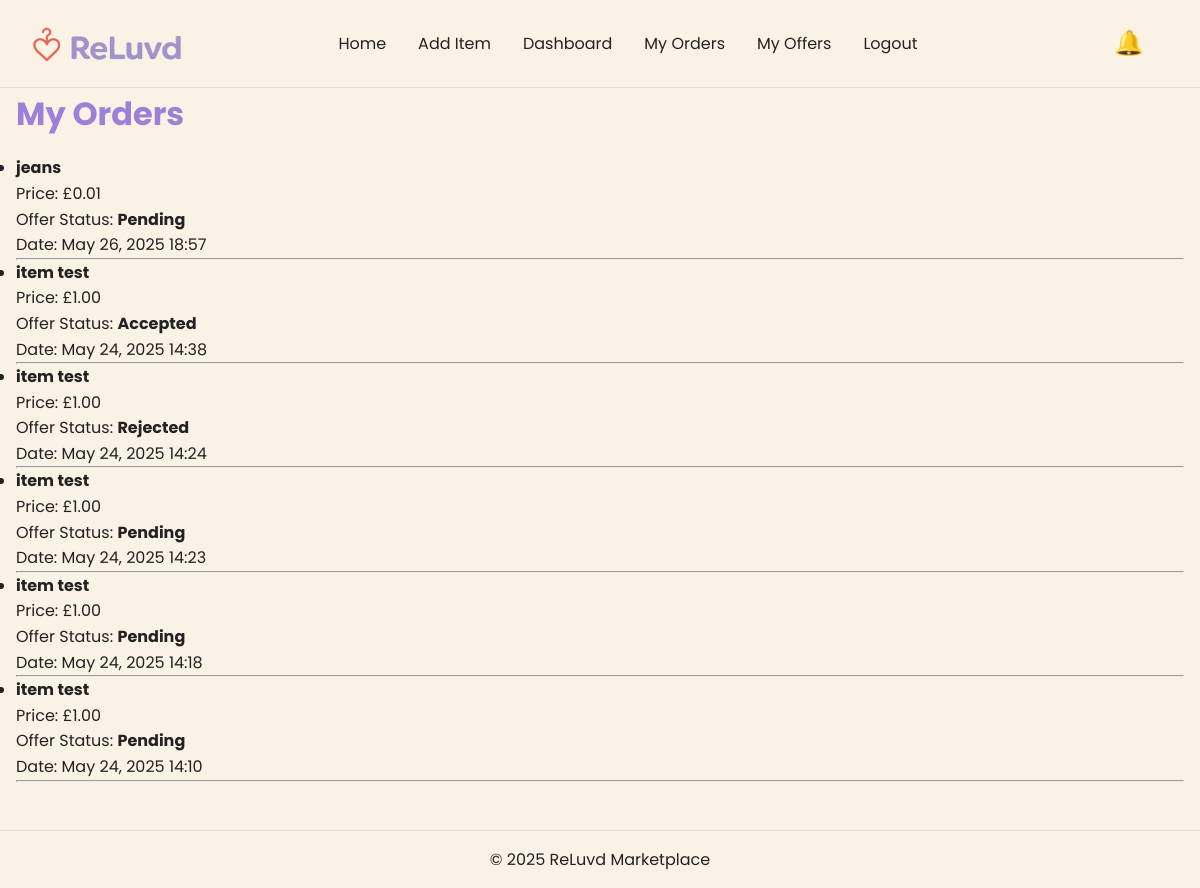
The app's page /checkout/orders/ (signed in), older data.
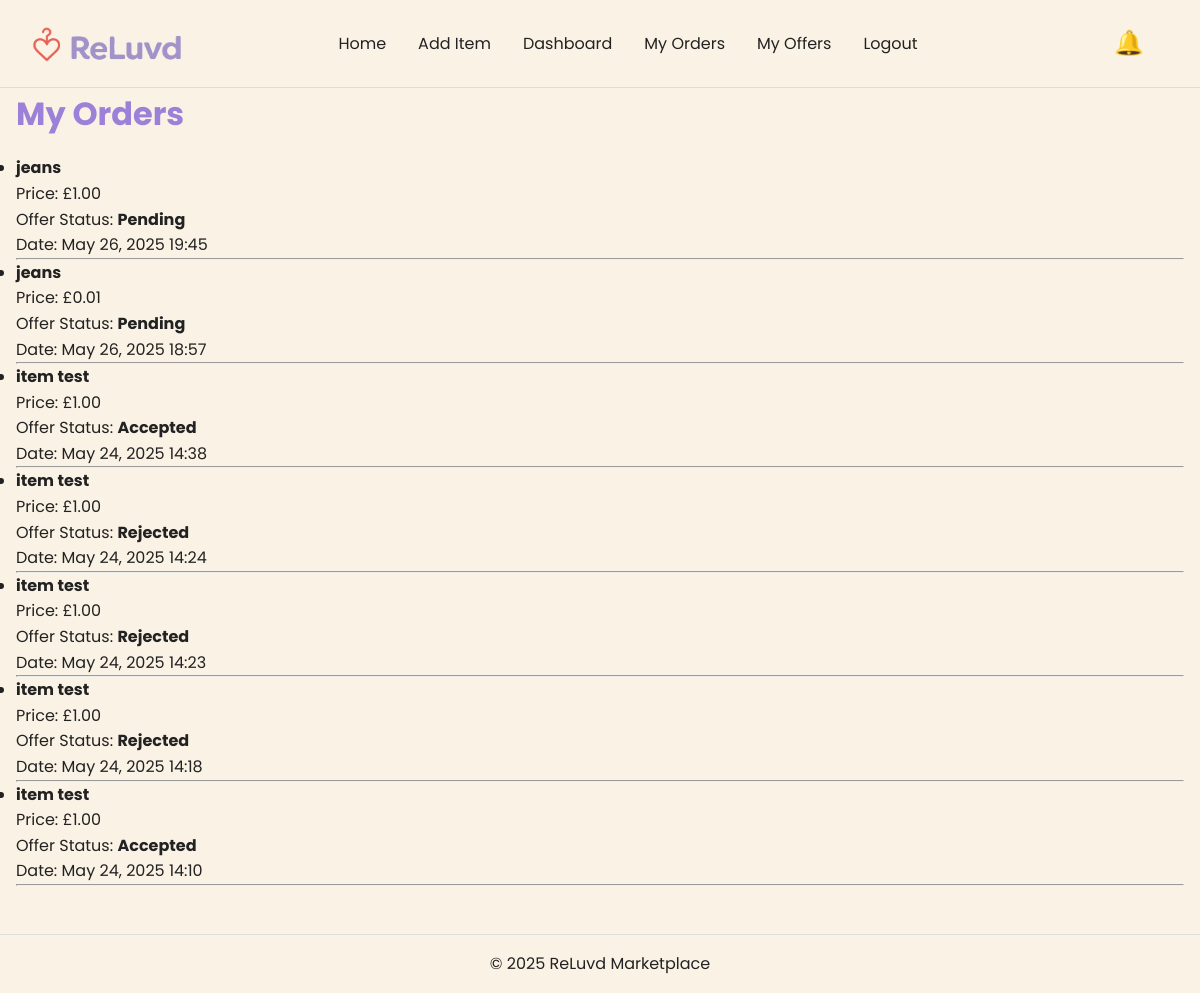
The same page, newer data.
### checkout/models.py (models this page shows, shortened)
class Order(models.Model):
    STATUS_CHOICES = [
        ("pending", "Pending"),
        ("accepted", "Accepted"),
        ("rejected", "Rejected"),
    ]
    item = models.ForeignKey(
        Item, on_delete=models.CASCADE, related_name="checkout_orders"
    )
    buyer = models.ForeignKey(settings.AUTH_USER_MODEL, on_delete=models.CASCADE)
    price = models.DecimalField(max_digits=10, decimal_places=2)
    is_offer = models.BooleanField(default=False)
    offer_note = models.TextField(blank=True)
    created_at = models.DateTimeField(auto_now_add=True)
    status = models.CharField(
        max_length=10, choices=STATUS_CHOICES, default="pending"
    )  # ✅ new

### items/models.py (models this page shows, shortened)
class Item(models.Model):
    CATEGORY_CHOICES = [
        ("fashion", "Fashion"),
        ("electronics", "Electronics"),
        ("books", "Books"),
        ("home", "Home"),
        ("other", "Other"),
    ]
    title = models.CharField(max_length=100)
    description = models.TextField()
    category = models.CharField(max_length=20, choices=CATEGORY_CHOICES)
    price = models.DecimalField(max_digits=8, decimal_places=2)
    image = models.ImageField(upload_to="item_images/", blank=True, null=True)
    seller = models.ForeignKey(User, on_delete=models.CASCADE, related_name="items")
    date_posted = models.DateTimeField(auto_now_add=True)
    is_sold = models.BooleanField(default=False)
    quantity = models.PositiveIntegerField(default=1)

### checkout/views.py (the view)
# urls.py: path("orders/", views.my_orders, name="my_orders"),
@login_required
def my_orders(request):
    orders = (
        Order.objects.filter(buyer=request.user)
        .select_related("item")
        .order_by("-created_at")
    )
    return render(request, "checkout/my_orders.html", {"orders": orders})

### items/context_processors.py (called while the page is built)
def notifications(request):
    return {"notifications": get_notifications(request.user)}

### items/utils.py (called while the page is built)
def get_notifications(user):
    if not user.is_authenticated:
        return []
    items = Item.objects.filter(seller=user)
    message_notes = Message.objects.filter(item__in=items).order_by("-created_at")[:5]
    offer_notes = Order.objects.filter(item__in=items, is_offer=True).order_by(
        "-created_at"
    )[:5]
    sold_notes = Item.objects.filter(seller=user, is_sold=True).order_by(
        "-date_posted"
    )[:5]
    return {
        "messages": message_notes,
        "offers": offer_notes,
        "sales": sold_notes,
    }

### templates/checkout/my_orders.html
{% extends "base.html" %}
{% block content %}
<main role="main" aria-labelledby="my-orders-heading">
    <h2 id="my-orders-heading">My Orders</h2>
    {% if orders %}
    <ul>
        {% for order in orders %}
        <li>
            <strong>{{ order.item.title }}</strong><br>
            Price: £{{ order.price }}<br>
            {% if order.is_offer %}
            Offer Status: <strong>{{ order.status|title }}</strong><br>
            {% endif %}
            Date: {{ order.created_at|date:"M d, Y H:i" }}
            <hr>
        </li>
        {% endfor %}
    </ul>
    {% else %}
    <p>You haven’t made any purchases or offers yet.</p>
    {% endif %}
</main>
{% endblock %}

### templates/base.html (shortened to what this page needs)
{% load static %}
<!DOCTYPE html>
<html lang="en">
<head>
    <link rel="stylesheet" href="{% static 'css/style.css' %}">
    <link rel="stylesheet" href="{% static 'css/base_header.css' %}">
</head>
<body>
    <header class="site-header" role="banner">
        <div class="container">
            <div class="header-content">
                <div class="logo">
                    <a href="/" aria-label="ReLuvd homepage">
                        <img src="{% static 'images/reluvd.png' %}" alt="ReLuvd Logo" width="150" height="auto">
                    </a>
                </div>
                <nav class="site-nav" aria-label="Main navigation">
                    <ul>
                        <li><a href="/">Home</a></li>
                        <li><a href="/add/">Add Item</a></li>
                        <li><a href="/dashboard/">Dashboard</a></li>
                        {% if user.is_authenticated %}
                        <li><a href="{% url 'my_orders' %}">My Orders</a></li>
                        <li><a href="{% url 'my_offers' %}">My Offers</a></li>
                        <li><a href="{% url 'logout' %}">Logout</a></li>
                        {% else %}
                        <li><a href="{% url 'login' %}">Login</a></li>
                        {% endif %}
                    </ul>
                </nav>
                <div class="notification-bell">
                    <button id="bellButton" aria-label="View and toggle notifications">🔔</button>
                </div>
            </div>
        </div>
    </header>
    <main class="container" role="main">
        {% block content %}{% endblock %}
    </main>
    <footer class="site-footer" role="contentinfo">
        <div class="container">
            <p>&copy; 2025 ReLuvd Marketplace</p>
        </div>
    </footer>
</body>
</html>

### static/css/style.css (style rules this page uses)
*, *::before, *::after { box-sizing: border-box; }
* { margin: 0; }
@media (prefers-reduced-motion: no-preference) { html { interpolate-size: allow-keywords; } }
body { line-height: 1.5; -webkit-font-smoothing: antialiased; }
img, picture, video, canvas, svg { display: block; max-width: 100%; }
input, button, textarea, select { font: inherit; }
p, h1, h2, h3, h4, h5, h6 { overflow-wrap: break-word; }
p { text-wrap: pretty; }
h1, h2, h3, h4, h5, h6 { text-wrap: balance; }
:root { --primary-red: #E0584A; --primary-purple: #9D80D7; --background: #FAF2E5; --text-dark: #222222; --text-light: #FFFFFF; --accent-yellow: #FFC857; --accent-green: #4CAF50; --error-red: #D32F2F; }
* { margin: 0; padding: 0; box-sizing: border-box; }
body { font-family: 'Poppins', Arial, sans-serif; color: var(--text-dark); background-color: var(--background); line-height: 1.6; font-size: 16px; }
h1, h2, h3, h4, h5, h6 { color: var(--primary-purple); margin-bottom: 0.5em; }
h2 { font-size: 2rem; }
a { color: var(--primary-red); text-decoration: none; }
button, .btn { font-family: inherit; font-size: 1rem; padding: 0.35em 1.0em; border: none; border-radius: 5px; cursor: pointer; background-color: var(--primary-red); color: var(--text-light); transition: background-color 0.3s ease; }
.container { max-width: 1200px; margin: 0 auto; padding: 0 1rem; }

### static/css/base_header.css (style rules this page uses)
.site-header { background-color: var(--background); border-bottom: 1px solid #ddd; padding: 1rem; position: relative; z-index: 100; }
.header-content { display: flex; justify-content: space-between; align-items: center; }
.logo a { font-size: 1.75rem; color: var(--primary-purple); text-decoration: none; font-weight: 700; }
.site-nav ul { list-style: none; padding: 0; margin: 0; display: none; flex-direction: column; background-color: var(--background); position: absolute; top: 100%; right: 0; left: 0; z-index: 10; border-top: 1px solid #ddd; border-bottom: 1px solid #ddd; box-shadow: 0 4px 12px rgba(0, 0, 0, 0.15); }
.site-nav ul li { border-bottom: 1px solid #eee; }
.site-nav ul li a { display: block; padding: 1rem; color: var(--text-dark); text-decoration: none; }
.notification-bell { position: relative; margin-left: 1rem; }
.notification-bell button { background: none; border: none; font-size: 1.5rem; cursor: pointer; color: var(--primary-red); }
.container { max-width: 1200px; margin: 0 auto; padding: 0 1rem; }
.site-footer { text-align: center; margin-top: 3rem; padding: 1rem 0; border-top: 1px solid #ddd; }
@media (min-width: 768px) { .site-nav ul { display: flex !important; position: static; flex-direction: row; background: none; border: none; } }
@media (min-width: 768px) { .site-nav ul li { border: none; } }
@media (min-width: 768px) { .site-nav ul li a { padding: 0.5rem 1rem; } }
@media (min-width: 768px) { .site-nav ul { box-shadow: none; } }

Row changes from the older to the newer data that the page shows:
added Order: item "jeans", price "1.00", status "Pending", created_at "May 26, 2025 19:45"
changed Order "May 24, 2025 14:23": status "Pending" → "Rejected"
changed Order "May 24, 2025 14:18": status "Pending" → "Rejected"
changed Order "May 24, 2025 14:10": status "Pending" → "Accepted"
